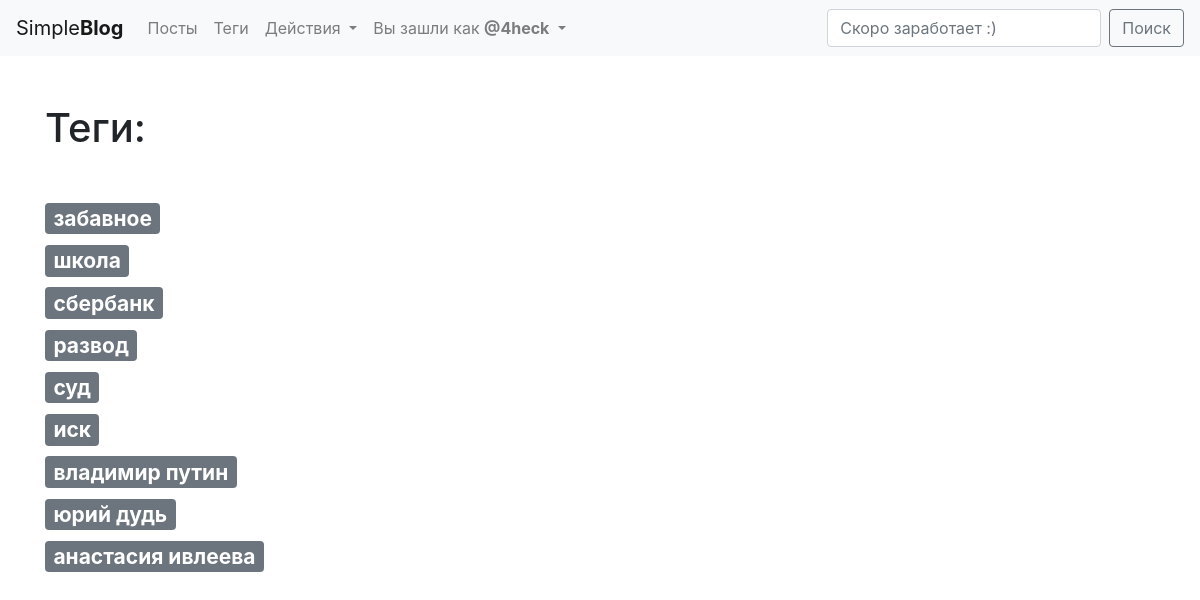
The page /tags/ (signed in) on the database its author committed.
### app/blogengine/blog/models.py (models this page shows, shortened)
class Tag(models.Model):
	title = models.CharField(max_length=50)
	slug = models.SlugField(max_length=50, blank=True, unique=True)
	def get_absolute_url(self):
		return reverse('tag_detail_url', kwargs={'slug': self.slug})

### app/blogengine/blog/views.py (the view)
# urls.py: path('tags/', tags_list, name='tags_list_url'),
def tags_list(request):
	tags = Tag.objects.all()
	return render(request, 'blog/tags_list.html', context={'tags': tags})

### app/blogengine/blog/templates/blog/tags_list.html (shortened to what this page needs)
{% extends 'blog/base_blog.html' %}
{% block content %}
	<h1 class="mb-5">Теги:</h1>
	{% for tag in tags %}
		<h3><a class="badge badge-secondary" href="{{ tag.get_absolute_url }}">{{ tag.title }}</a></h3>
	{% endfor %}
{% endblock %}

### app/blogengine/templates/base.html (shortened to what this page needs)
{% load static %}
<!DOCTYPE html>
<html>
<head>
	<link rel="stylesheet" href="https://stackpath.bootstrapcdn.com/bootstrap/4.1.3/css/bootstrap.min.css">
   	<link rel="stylesheet" href="{% static 'css/blog.css' %}">
</head>
<body>
	<nav class="navbar navbar-expand-lg navbar-light bg-light">
		<a class="navbar-brand" href="{% url 'posts_list_url' %}">Simple<b>Blog</b></a>
		<div class="collapse navbar-collapse" id="navbarSupportedContent">
			<ul class="navbar-nav mr-auto">
				<li class="nav-item">
					<a class="nav-link" href="{% url 'posts_list_url' %}">Посты</a>
				</li>
				<li class="nav-item">
					<a class="nav-link" href="{% url 'tags_list_url' %}">Теги</a>
				</li>
				{% if request.user.is_authenticated and request.user.is_staff %}
				<li class="nav-item dropdown">
					<a class="nav-link dropdown-toggle" href="#" id="navbarDropdown" role="button" data-toggle="dropdown" aria-haspopup="true" aria-expanded="false">
						Действия
					</a>
				</li>
				{% else %}
				<li class="nav-item">
					<a class="nav-link" href="{% url 'admin:index' %}">Войти</a>
				</li>
				{% endif %}
				{% if request.user.is_authenticated and request.user.is_staff %}
					<li class="nav-item dropdown">
								<a class="nav-link dropdown-toggle" href="#" id="navbarDropdown" role="button" data-toggle="dropdown" aria-haspopup="true" aria-expanded="false">
								Вы зашли как <b>@{{ request.user.username }}</b>
								</a>
					</li>
				{% endif %}
			</ul>
			<form class="form-inline my-2 my-lg-0">
				<input class="form-control mr-sm-2" type="search" placeholder="Скоро заработает :)" aria-label="Поиск">
				<button class="btn btn-outline-secondary my-2 my-sm-0" type="submit">Поиск</button>
			</form>
		</div>
	</nav>
	<div class="content container mt-5">
		<div class="row">
			<div class="col-md-10 col-xs-12">
				{% block content %}
				{% endblock %}
			</div>
		</div>
	</div>
</body>
</html>

### rows shown on the page
Tag: title "забавное"
Tag: title "школа"
Tag: title "сбербанк"
Tag: title "развод"
Tag: title "суд"
Tag: title "иск"
Tag: title "владимир путин"
Tag: title "юрий дудь"
Tag: title "анастасия ивлеева"

### other values the page prints
{{ request.user.username }} "4heck"
